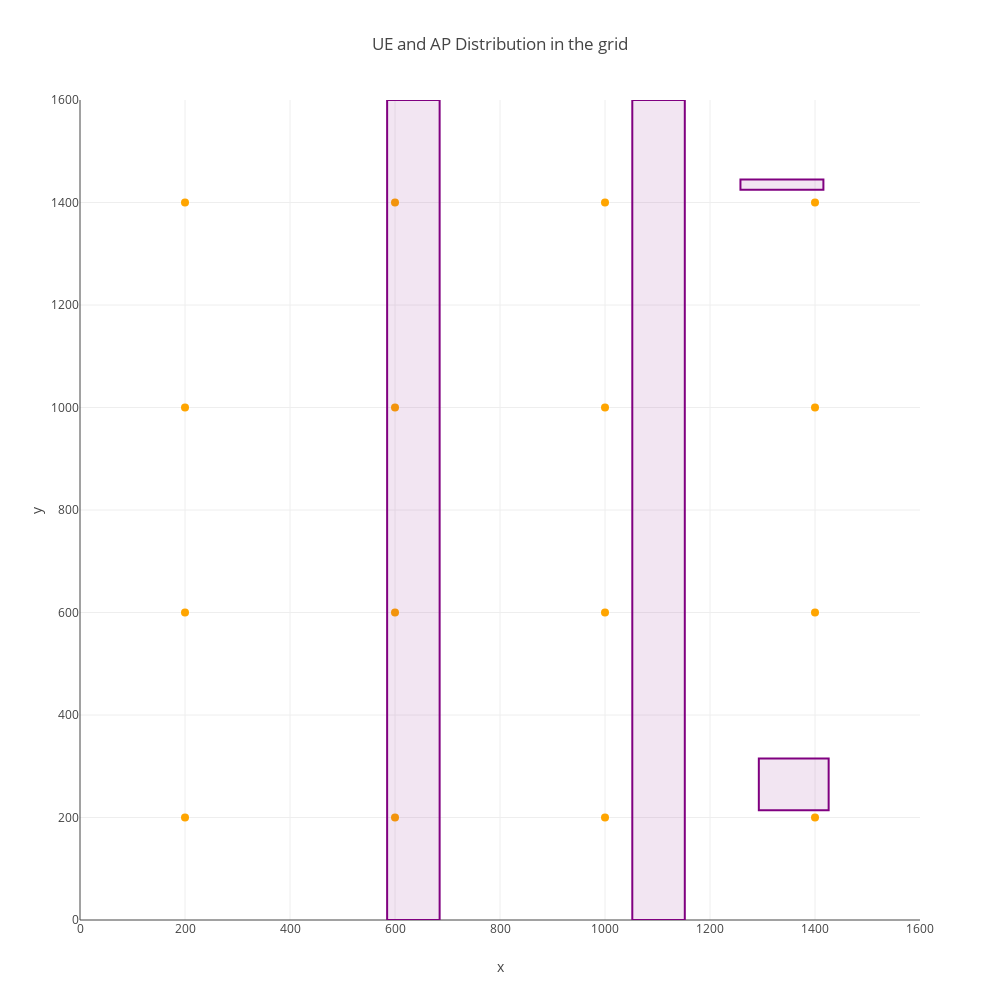

Source (notebook cell):
### Code cell
## Plot the APs and roads
ue_ap_list = result.UE_AP_LIST[0]
nodes_AP= [(0, 0)]
nodes_AP += [tuple(x.location) for x in ue_ap_list[0:16]]
nodes_color = []
nodes_color += ['orange'] * 16
n_x, n_y = zip(*nodes_AP[1:])
nodes_dict = dict(
        type='scatter',
        x=n_x,
        y=n_y,
        mode='markers',
        marker=dict(size=8, color=nodes_color)
    )

figure={"data":[nodes_dict],
        "layout": {'xaxis':{'range': [0, 1600], 'title': 'x'},
                   'yaxis':{'range': [0, 1600], 'title': 'y'},
                   'title':"UE and AP Distribution in the grid",
                   'height' : 1000,
                   'width' :1000,
                   'showlegend': False,
                   "shapes":Rec_dict, 
                  }
       }
plotly.offline.iplot(figure)

### Figure 1 — Plotly figure (JSON) as saved in the notebook; plotly's stock layout.template omitted (floating-point values rounded to 4 significant figures)
{"data": [{"marker": {"color": ["orange", "orange", "orange", "orange", "orange", "orange", "orange", "orange", "orange", "orange", "orange", "orange", "orange", "orange", "orange", "orange"], "size": 8}, "mode": "markers", "type": "scatter", "x": [200, 200, 200, 200, 600, 600, 600, 600, 1000, 1000, 1000, 1000, 1400, 1400, 1400, 1400], "y": [200, 600, 1000, 1400, 200, 600, 1000, 1400, 200, 600, 1000, 1400, 200, 600, 1000, 1400]}], "layout": {"height": 1000, "shapes": [{"fillcolor": "rgba(128, 0, 128 0.1)", "line": {"color": "rgba(128, 0, 128, 1)", "width": 2}, "type": "rect", "x0": 585, "x1": 685, "y0": 0, "y1": 1600}, {"fillcolor": "rgba(128, 0, 128 0.1)", "line": {"color": "rgba(128, 0, 128, 1)", "width": 2}, "type": "rect", "x0": 1293, "x1": 1426, "y0": 214, "y1": 315}, {"fillcolor": "rgba(128, 0, 128 0.1)", "line": {"color": "rgba(128, 0, 128, 1)", "width": 2}, "type": "rect", "x0": 1258, "x1": 1416, "y0": 1425, "y1": 1445}, {"fillcolor": "rgba(128, 0, 128 0.1)", "line": {"color": "rgba(128, 0, 128, 1)", "width": 2}, "type": "rect", "x0": 1052, "x1": 1152, "y0": 0, "y1": 1600}], "showlegend": false, "title": "UE and AP Distribution in the grid", "width": 1000, "xaxis": {"range": [0, 1600], "title": "x"}, "yaxis": {"range": [0, 1600], "title": "y"}}}
